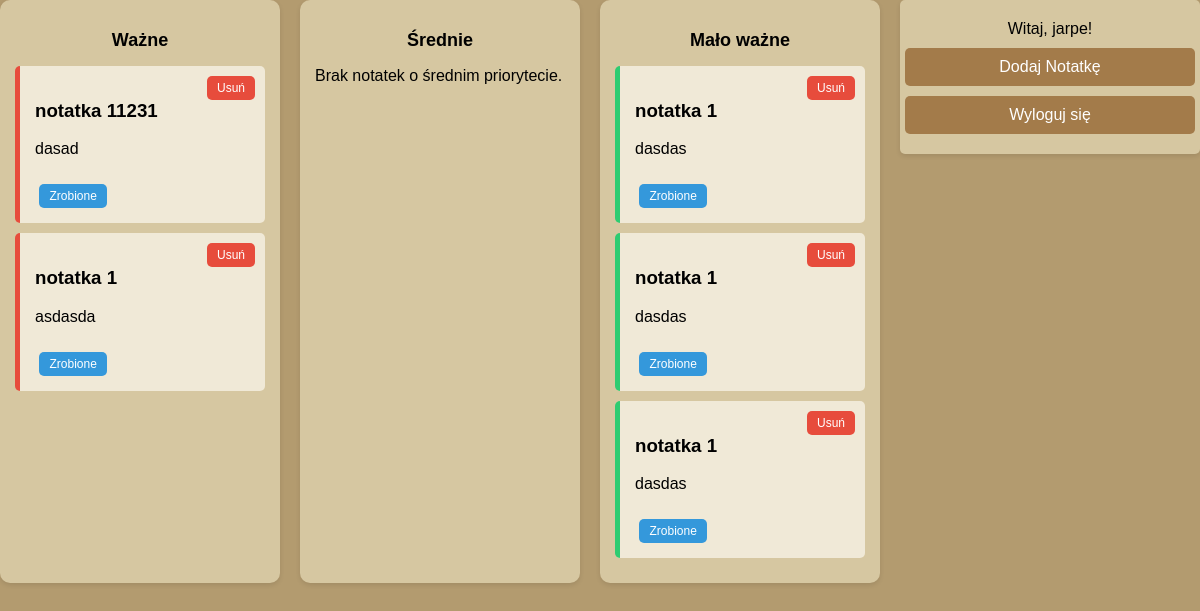
Page /dashboard.php (signed in) on the committed database.
### tables this page shows
CREATE TABLE `notatka` (
  `notatka_id` int(11) NOT NULL,
  `Nazwa_Notatki` varchar(255) NOT NULL,
  `Tresc` text NOT NULL,
  `Priorytet` int(11) NOT NULL,
  `Uzytkownik_id` int(11) NOT NULL,
  `zrobione` tinyint(1) DEFAULT 0
);

### dashboard.php (the view, shortened to what this page needs)
<?php
$host = "127.0.0.1";
$user = "root";
$password = "";
$dbname = "todo";
$conn = new mysqli($host, $user, $password, $dbname);
$user_id = $_SESSION['user_id'];
$stmt = $conn->prepare("SELECT * FROM notatka WHERE Uzytkownik_id = ? ORDER BY Priorytet ASC, notatka_id DESC");
$stmt->bind_param("i", $user_id);
$stmt->execute();
$result = $stmt->get_result();
$notes = ['1' => [], '2' => [], '3' => []];
while ($row = $result->fetch_assoc()) {
    $notes[$row['Priorytet']][] = $row;
}
?>
<!DOCTYPE html>
<html lang="pl">
<head>
</head>
<body>
    <div class="column">
    <h2>Ważne</h2>
    <?php if (!empty($notes['1'])): ?>
        <?php foreach ($notes['1'] as $note): ?>
            <div class="note prio-1 <?php echo $note['zrobione'] ? 'done' : ''; ?>">
                <h3><?php echo htmlspecialchars($note['Nazwa_Notatki']); ?></h3>
                <p><?php echo htmlspecialchars($note['Tresc']); ?></p>
                <form method="POST" action="usun_notatke.php" style="display: inline-block;">
                    <button type="submit" class="delete-button">Usuń</button>
                </form>
                <button
                    class="btn-done"
                    data-id="<?php echo $note['notatka_id']; ?>"
                    data-zrobione="<?php echo $note['zrobione'] ? 0 : 1; ?>">
                    <?php echo $note['zrobione'] ? 'Oznacz jako niezrobione' : 'Zrobione'; ?>
                </button>
            </div>
        <?php endforeach; ?>
    <?php else: ?>
        <p>Brak notatek o ważnym priorytecie.</p>
    <?php endif; ?>
</div>
<div class="column">
    <h2>Średnie</h2>
    <?php if (!empty($notes['2'])): ?>
        <?php foreach ($notes['2'] as $note): ?>
            <div class="note prio-2 <?php echo $note['zrobione'] ? 'done' : ''; ?>">
                <h3><?php echo htmlspecialchars($note['Nazwa_Notatki']); ?></h3>
                <p><?php echo htmlspecialchars($note['Tresc']); ?></p>
                <form method="POST" action="usun_notatke.php" style="display: inline-block;">
                    <input type="hidden" name="notatka_id" value="<?php echo $note['notatka_id']; ?>">
                    <button type="submit" class="delete-button">Usuń</button>
                </form>
                <button
                    class="btn-done"
                    data-id="<?php echo $note['notatka_id']; ?>"
                    data-zrobione="<?php echo $note['zrobione'] ? 0 : 1; ?>">
                    <?php echo $note['zrobione'] ? 'Oznacz jako niezrobione' : 'Zrobione'; ?>
                </button>
            </div>
        <?php endforeach; ?>
    <?php else: ?>
        <p>Brak notatek o średnim priorytecie.</p>
    <?php endif; ?>
</div>
<div class="column">
    <h2>Mało ważne</h2>
    <?php if (!empty($notes['3'])): ?>
        <?php foreach ($notes['3'] as $note): ?>
            <div class="note prio-3 <?php echo $note['zrobione'] ? 'done' : ''; ?>">
                <h3><?php echo htmlspecialchars($note['Nazwa_Notatki']); ?></h3>
                <p><?php echo htmlspecialchars($note['Tresc']); ?></p>
                <form method="POST" action="usun_notatke.php" style="display: inline-block;">
                    <button type="submit" class="delete-button">Usuń</button>
                </form>
                <button
                    class="btn-done"
                    data-id="<?php echo $note['notatka_id']; ?>"
                    data-zrobione="<?php echo $note['zrobione'] ? 0 : 1; ?>">
                    <?php echo $note['zrobione'] ? 'Oznacz jako niezrobione' : 'Zrobione'; ?>
                </button>
            </div>
        <?php endforeach; ?>
    <?php else: ?>
        <p>Brak notatek o małym priorytecie.</p>
    <?php endif; ?>
</div>
        <div class="column4">
                <div class="buttons">
                <span>Witaj, <?php echo htmlspecialchars($_SESSION['user_login']); ?>!</span>
                <a href="dodaj.php">Dodaj Notatkę</a>
                <a href="wyloguj.php">Wyloguj się</a>
            </div>
        </div>
</body>
</html>

### dashboard.php (style rules this page uses)
body { font-family: Arial, sans-serif; margin: 0; padding: 0; background-color: #b39b6f; color: #000; display: grid; grid-template-columns: 1fr 1fr 1fr 300px; grid-template-rows: auto 1fr; gap: 20px; min-height: 100vh; }
.column { background-color: #d6c7a1; padding: 15px; border-radius: 10px; box-shadow: 0 2px 5px rgba(0, 0, 0, 0.1); }
.column h2 { text-align: center; margin-bottom: 15px; font-size: 18px; color: #000; }
.note { background-color: #f0e9d7; padding: 15px; margin-bottom: 10px; border-radius: 5px; border-left: 5px solid; position: relative; }
.note.prio-1 { border-left-color: #e74c3c; }
.note.prio-3 { border-left-color: #2ecc71; }
.delete-button { position: absolute; top: 10px; right: 10px; background-color: #e74c3c; color: #fff; border: none; border-radius: 5px; padding: 5px 10px; cursor: pointer; font-size: 12px; }
.btn-done { margin-top: 10px; display: inline-block; background-color: #3498db; color: #fff; border: none; border-radius: 5px; padding: 5px 10px; cursor: pointer; font-size: 12px; }
.buttons { grid-column: span 4; background-color: #d6c7a1; padding: 20px; display: flex; flex-direction: column; align-items: center; gap: 10px; box-shadow: 0 2px 5px rgba(0, 0, 0, 0.1); border-radius: 5px; }
.buttons a { text-decoration: none; color: #fff; background-color: #a37b4a; padding: 10px 15px; border-radius: 5px; transition: background-color 0.3s; width: 100%; text-align: center; }
.delete-button { background-color: #e74c3c; color: #fff; border: none; border-radius: 5px; padding: 5px 10px; cursor: pointer; font-size: 12px; }
.btn-done { background-color: #3498db; color: #fff; border: none; border-radius: 5px; padding: 5px 10px; cursor: pointer; font-size: 12px; }

### rows in the picture
notatka: Nazwa_Notatki "notatka 11231", Tresc "dasad", zrobione "Zrobione"
notatka: Nazwa_Notatki "notatka 1", Tresc "asdasda", zrobione "Zrobione"
notatka: Nazwa_Notatki "notatka 1", Tresc "dasdas", zrobione "Zrobione"
notatka: Nazwa_Notatki "notatka 1", Tresc "dasdas", zrobione "Zrobione"
notatka: Nazwa_Notatki "notatka 1", Tresc "dasdas", zrobione "Zrobione"

### other values in the picture
$_SESSION['user_login'] "jarpe"
